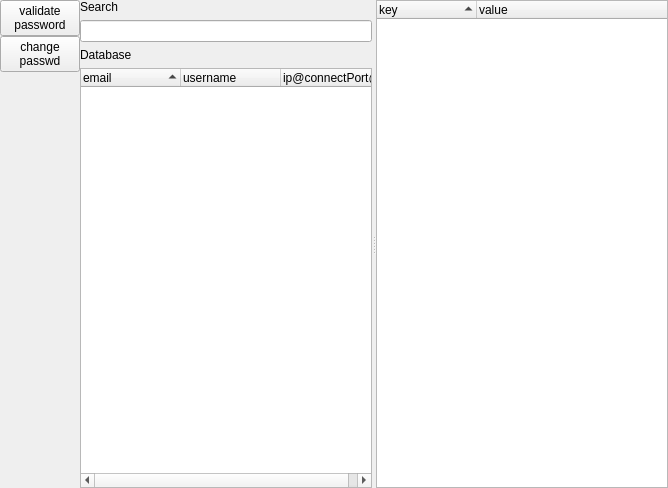
<?xml version="1.0" encoding="UTF-8"?>
<ui version="4.0">
 <class>MainWindow</class>
 <widget class="QMainWindow" name="MainWindow">
  <property name="geometry">
   <rect>
    <x>0</x>
    <y>0</y>
    <width>668</width>
    <height>488</height>
   </rect>
  </property>
  <property name="windowTitle">
   <string>MainWindow</string>
  </property>
  <widget class="QWidget" name="centralWidget">
   <layout class="QHBoxLayout" name="horizontalLayout">
    <property name="spacing">
     <number>0</number>
    </property>
    <property name="leftMargin">
     <number>0</number>
    </property>
    <property name="topMargin">
     <number>0</number>
    </property>
    <property name="rightMargin">
     <number>0</number>
    </property>
    <property name="bottomMargin">
     <number>0</number>
    </property>
    <item>
     <widget class="QWidget" name="widget" native="true">
      <property name="sizePolicy">
       <sizepolicy hsizetype="Fixed" vsizetype="Expanding">
        <horstretch>0</horstretch>
        <verstretch>0</verstretch>
       </sizepolicy>
      </property>
      <property name="maximumSize">
       <size>
        <width>100</width>
        <height>16777215</height>
       </size>
      </property>
      <layout class="QVBoxLayout" name="verticalLayout">
       <property name="spacing">
        <number>0</number>
       </property>
       <property name="leftMargin">
        <number>0</number>
       </property>
       <property name="topMargin">
        <number>0</number>
       </property>
       <property name="rightMargin">
        <number>0</number>
       </property>
       <property name="bottomMargin">
        <number>0</number>
       </property>
       <item>
        <widget class="QPushButton" name="validatebutton">
         <property name="text">
          <string>validate
password</string>
         </property>
         <property name="flat">
          <bool>false</bool>
         </property>
        </widget>
       </item>
       <item>
        <widget class="QPushButton" name="changepasswdbutton">
         <property name="sizePolicy">
          <sizepolicy hsizetype="Minimum" vsizetype="Fixed">
           <horstretch>0</horstretch>
           <verstretch>0</verstretch>
          </sizepolicy>
         </property>
         <property name="text">
          <string>change
passwd</string>
         </property>
         <property name="flat">
          <bool>false</bool>
         </property>
        </widget>
       </item>
       <item>
        <spacer name="verticalSpacer">
         <property name="orientation">
          <enum>Qt::Vertical</enum>
         </property>
         <property name="sizeHint" stdset="0">
          <size>
           <width>20</width>
           <height>40</height>
          </size>
         </property>
        </spacer>
       </item>
      </layout>
     </widget>
    </item>
    <item>
     <widget class="QSplitter" name="splitter">
      <property name="orientation">
       <enum>Qt::Horizontal</enum>
      </property>
      <property name="childrenCollapsible">
       <bool>false</bool>
      </property>
      <widget class="QWidget" name="widget_2" native="true">
       <property name="minimumSize">
        <size>
         <width>100</width>
         <height>0</height>
        </size>
       </property>
       <layout class="QGridLayout" name="gridLayout">
        <property name="leftMargin">
         <number>0</number>
        </property>
        <property name="topMargin">
         <number>0</number>
        </property>
        <property name="rightMargin">
         <number>0</number>
        </property>
        <property name="bottomMargin">
         <number>0</number>
        </property>
        <property name="spacing">
         <number>0</number>
        </property>
        <item row="0" column="0">
         <layout class="QVBoxLayout" name="verticalLayout_2">
          <item>
           <widget class="QLabel" name="label">
            <property name="text">
             <string>Search</string>
            </property>
           </widget>
          </item>
          <item>
           <widget class="QLineEdit" name="lineEdit"/>
          </item>
          <item>
           <widget class="QLabel" name="label_2">
            <property name="text">
             <string>Database</string>
            </property>
           </widget>
          </item>
          <item>
           <widget class="QTreeWidget" name="userList">
            <property name="itemsExpandable">
             <bool>false</bool>
            </property>
            <property name="sortingEnabled">
             <bool>true</bool>
            </property>
            <property name="columnCount">
             <number>3</number>
            </property>
            <column>
             <property name="text">
              <string>email</string>
             </property>
            </column>
            <column>
             <property name="text">
              <string>username</string>
             </property>
            </column>
            <column>
             <property name="text">
              <string>ip@connectPort@listenPort</string>
             </property>
            </column>
           </widget>
          </item>
         </layout>
        </item>
       </layout>
      </widget>
      <widget class="QTreeWidget" name="detailTree">
       <property name="minimumSize">
        <size>
         <width>100</width>
         <height>0</height>
        </size>
       </property>
       <property name="sortingEnabled">
        <bool>true</bool>
       </property>
       <property name="columnCount">
        <number>2</number>
       </property>
       <attribute name="headerShowSortIndicator" stdset="0">
        <bool>true</bool>
       </attribute>
       <column>
        <property name="text">
         <string>key</string>
        </property>
       </column>
       <column>
        <property name="text">
         <string>value</string>
        </property>
       </column>
      </widget>
     </widget>
    </item>
   </layout>
  </widget>
 </widget>
 <layoutdefault spacing="6" margin="11"/>
 <resources/>
 <connections/>
</ui>
